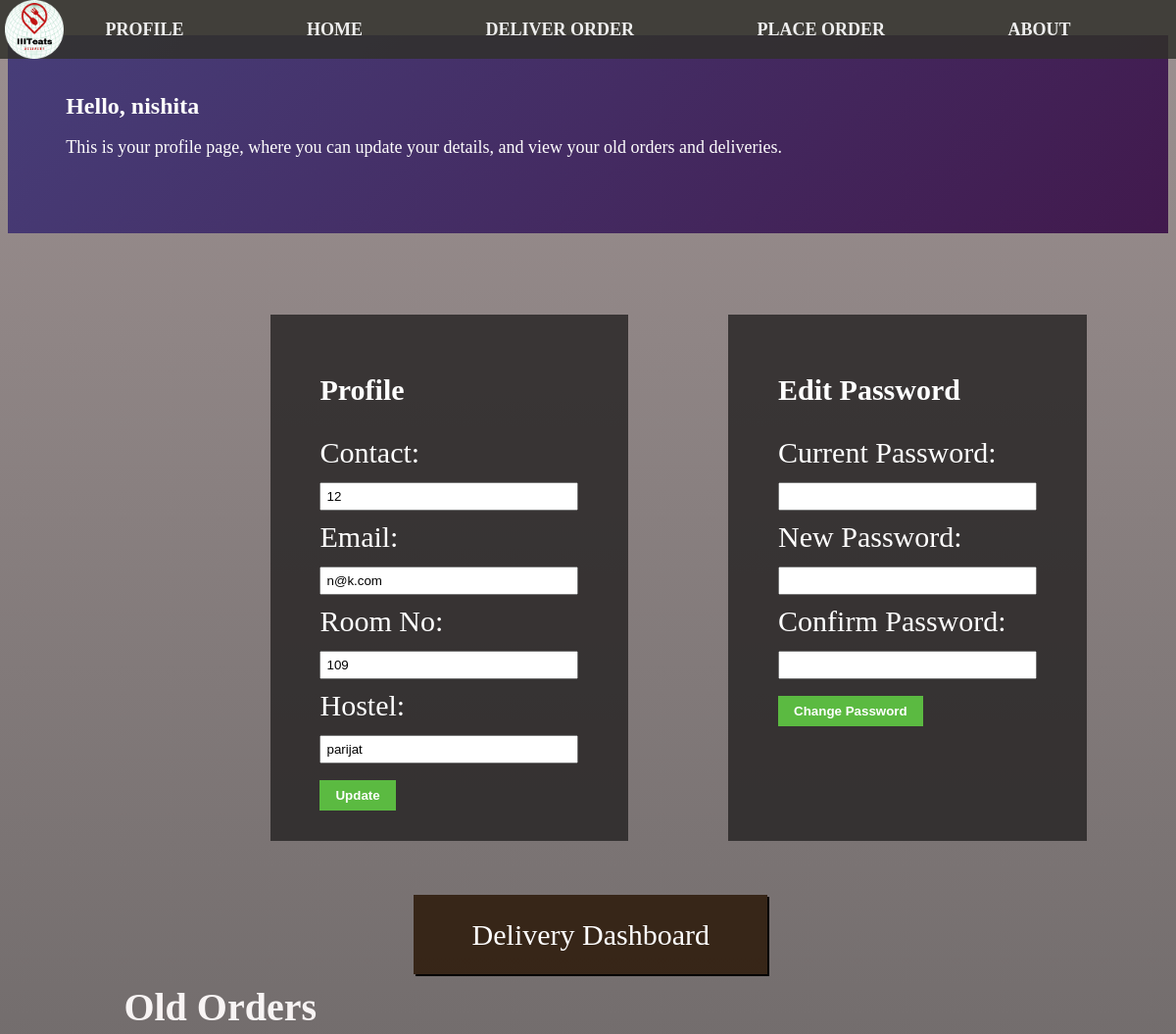
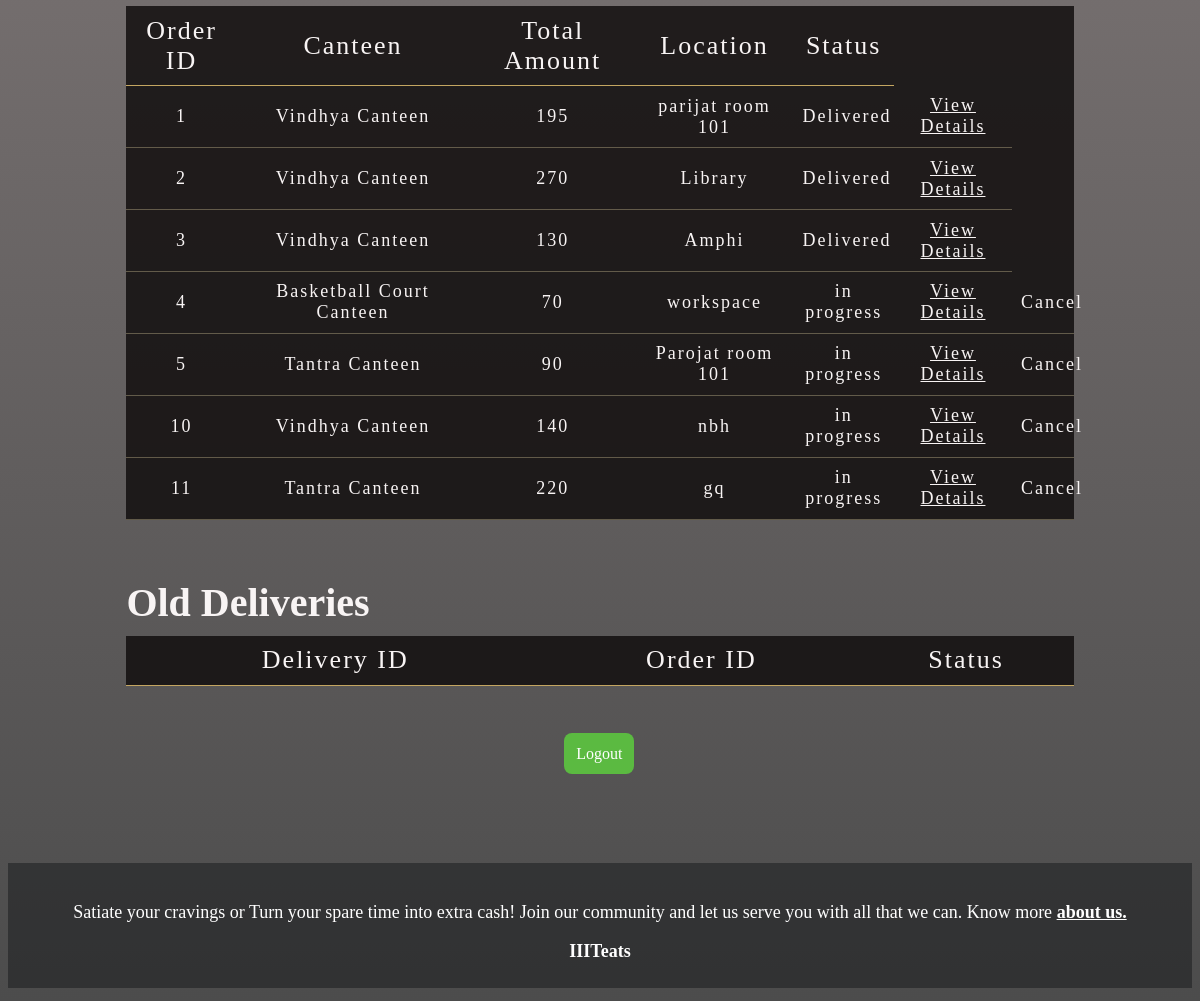
Screenshot of /profile (signed in) with the database file from the repository (2 pictures, top to bottom).
### tables this page shows
CREATE TABLE UserDetails (
  id INTEGER PRIMARY KEY,
  contact TEXT,
  email TEXT, room_no TEXT, hostel TEXT, name TEXT, password text,
  FOREIGN KEY (id) REFERENCES Users(id)
);

CREATE TABLE orders (
  order_id INTEGER PRIMARY KEY,
  user_id INTEGER NOT NULL,
  order_total INTEGER NOT NULL,
  delivery_status TEXT NOT NULL,
  canteen_id INTEGER NOT NULL, location text,
  FOREIGN KEY (user_id) REFERENCES Users(user_id),
  FOREIGN KEY (canteen_id) REFERENCES Canteens(canteen_id)
);

CREATE TABLE Canteens (
    canteen_id INTEGER PRIMARY KEY,
    name TEXT NOT NULL,
    contact TEXT,
    opening_time INTEGER,
    closing_time INTEGER
);

### app.py (the view, shortened to what this page needs)
@app.route('/profile')
def profile():
    user_id = session['user_id']
    conn = sqlite3.connect('iiiteats.db')
    cursor = conn.cursor()
    cursor.execute("SELECT * FROM UserDetails WHERE id = ?", (user_id,))
    user = cursor.fetchone()
    user = {
        'id': user[0],
        'contact': user[1],
        'email': user[2],
        'room_no': user[3],
        'hostel': user[4],
        'name': user[5],
        'password': user[6]
    }
    cursor.execute("""
    SELECT orders.order_id, orders.user_id, orders.order_total, orders.delivery_status, canteens.name, orders.location
    FROM orders
    JOIN canteens ON orders.canteen_id = canteens.canteen_id
    WHERE orders.user_id = ?""", (user_id,))
    orders = cursor.fetchall()
    old_orders = []
    old_deliveries = []
    for order in orders:
        old_orders.append({
            'order_id': order[0],
            'user_id': order[1],
            'order_total': order[2],
            'delivery_status': order[3],
            'canteen_name': order[4],
            'location': order[5]
        })
    cursor.execute("SELECT * FROM Deliveries WHERE user_id = ?", (user_id,))
    deliveries = cursor.fetchall()
    conn.commit()
    conn.close()
    return render_template('profile.html', user=user, old_orders=old_orders, old_deliveries=old_deliveries)

### templates/profile.html (shortened to what this page needs)
<!DOCTYPE html>
<html>
  <head>
    <link rel="stylesheet" type="text/css" href="../static/profile.css" />
    <link rel="stylesheet" type="text/css" href="../static/navbar.css" />
    <link rel="stylesheet" href="../static/footer.css" />
  </head>
  <body>
    <nav class="navbar">
      <img src="../static/hackathon_logo.png" alt="logo" />
      <a href="/profile">PROFILE</a>
      <a href="/main">HOME</a>
      <a href="/take_orders">DELIVER ORDER</a>
      <a href="/canteens">PLACE ORDER</a>
      <a href="/about">ABOUT</a>
    </nav>
    <h1>
      Hello, {{ user.name }}
      <p>
        This is your profile page, where you can update your details, and view
        your old orders and deliveries.
      </p>
    </h1>
    <div class="forms-container">
      <form action="/update-user-details" method="POST">
        <p>Profile</p>
        <label for="contact">Contact:</label>
        <input
          type="text"
          id="contact"
          name="contact"
          value="{{ user.contact }}"
        /><br />
        <label for="email">Email:</label>
        <input
          type="text"
          id="email"
          name="email"
          value="{{ user.email }}"
        /><br />
        <label for="room_no">Room No:</label>
        <input
          type="text"
          id="room_no"
          name="room_no"
          value="{{ user.room_no }}"
        /><br />
        <label for="hostel">Hostel:</label>
        <input
          type="text"
          id="hostel"
          name="hostel"
          value="{{ user.hostel }}"
        /><br />
        <button type="submit">Update</button>
      </form>
      <form action="/change-password" method="POST">
        <p>Edit Password</p>
        <label for="current_password">Current Password:</label>
        <input
          type="password"
          id="current_password"
          name="current_password"
        /><br />
        <label for="new_password">New Password:</label>
        <input type="password" id="new_password" name="new_password" /><br />
        <label for="confirm_password">Confirm Password:</label>
        <input
          type="password"
          id="confirm_password"
          name="confirm_password"
        /><br />
        <button type="submit">Change Password</button>
      </form>
    </div>
    <a class="dd" href="/delivery-dashboard">Delivery Dashboard</a>
    <h2>Old Orders</h2>
    <table>
      <tr>
        <th>Order ID</th>
        <th>Canteen</th>
        <th>Total Amount</th>
        <th>Location</th>
        <th>Status</th>
      </tr>
      {% for order in old_orders %}
      <tr>
        <td>{{ order.order_id }}</td>
        <td>{{ order.canteen_name }}</td>
        <td>{{ order.order_total }}</td>
        <td>{{ order.location }}</td>
        <td>{{ order.delivery_status }}</td>
        <td style="text-decoration: underline;"><a href="/order_items/{{ order.order_id }}">View Details</a></td>
        {% if order.delivery_status!="Delivered" %}
        <td><a href="/cancel/{{ order.order_id }}">Cancel<a></td>
        {% endif %}
      </tr>
      {% endfor %}
    </table>
    <h2>Old Deliveries</h2>
    <table>
      <tr>
        <th>Delivery ID</th>
        <th>Order ID</th>
        <th>Status</th>
      </tr>
    </table>
    <a class="logout" href="/logout">Logout</a>
    <footer>
      <br>
      <p>Satiate your cravings or Turn your spare time into extra cash! Join our community and let us serve you with all that we can. Know more <u> <b> <a
                      href="/about">about us.</a> </u> </b> </p>
      <p><b>IIITeats</b></p>
      <br>
  </footer>
  </body>
</html>

### static/profile.css (style rules this page uses)
h1 { color: #fdfcfc; font-size: 24px; margin-bottom: 7%; padding: 5%; margin-top: 3%; background: linear-gradient(-45deg, #3d3d3c, #c0a342, #3f0d3e, #473e79); background-size: 400% 400%; animation: gradient 10s ease infinite; }
body { background-image: linear-gradient( to bottom, rgba(59, 35, 35, 0.5), rgba(0, 0, 0, 0.7) ), url("https://cutewallpaper.org/21/fast-food-wallpaper/Wallpaper-tomato-hamburger-Patty-sandwich-fast-food-bun-.jpg"); background-repeat: no-repeat; background-size: cover; background-attachment: fixed; }
h1 p { font-weight: normal; font-size: 18px; }
h2 { color: #f8f4f4; font-size: 40px; margin-bottom: 10px; margin-left: 10%; }
form p { font-weight: bold; }
form { padding: 3% 5%; font-size: 30px; color: white; margin-left: 10%; background-color: #242121cb; }
form[action="/update-user-details"] { margin-bottom: 20px; }
form[action="/update-user-details"] label { display: block; margin-bottom: 5px; }
form[action="/update-user-details"] input[type="text"] { width: 250px; padding: 5px; margin-bottom: 10px; }
form[action="/update-user-details"] button[type="submit"] { padding: 8px 16px; background-color: rgb(91, 186, 65); color: #fff; font-weight: bold; border: none; cursor: pointer; }
form[action="/change-password"] { margin-bottom: 20px; }
form[action="/change-password"] label { display: block; margin-bottom: 5px; }
form[action="/change-password"] input[type="password"] { width: 250px; padding: 5px; margin-bottom: 10px; }
form[action="/change-password"] button[type="submit"] { padding: 8px 16px; background-color: rgb(91, 186, 65); font-weight: bold; color: #fff; border: none; cursor: pointer; }
table { margin-left: 10%; background-color: #141111de; width: 80%; border-collapse: collapse; margin-bottom: 5%; }
th { text-align: center; padding: 1%; font-weight: normal; font-size: 26px; color: #f8f4f4; border-bottom: 1px solid rgb(196, 166, 97); letter-spacing: 2px; }
td { padding: 1%; font-size: 18px; color: #f8f4f4; text-align: center; border-bottom: 1px solid rgba(247, 231, 178, 0.311); letter-spacing: 2px; }
.forms-container { display: flex; margin-left: 14%; margin-bottom: 5%; }
footer { margin-top: 100px; text-align: center; bottom: 0%; font-size: 16.5px; width: 100%; height: 125px; background-color: #1f202293; color: white; }
.dd { color: white; font-size: 30px; background-color: #271300c9; box-shadow: 2px 2px black; padding: 2% 5%; margin-left: 35%; }
.logout { background-color: rgb(91, 186, 65); padding: 1%; color: white; margin-left: 47%; border-radius: 8px; }

### static/navbar.css (style rules this page uses)
.navbar { background-color: rgba(49, 49, 43, 0.849); position: fixed; z-index: 100; top: 0; left: 0; height: 60px; width: 100%; display: flex; justify-content: space-evenly; align-items: center; }
.navbar a { float: left; display: block; color: #eeeeee; text-align: center; padding: 15px 18px; font-size: 18px; font-weight: bold; }
a, a:hover, a:focus, a:active { text-decoration: none; color: inherit; }
.navbar img { width: 60px; height: 60px; position: absolute; top: 0px; left: 5px; }

### static/footer.css (style rules this page uses)
footer { margin-top: 100px; text-align: center; bottom: 0; font-size: 18px; width: 100%; height: 125px; background-color: #1f202293; color: white; }

### rows the page displays
UserDetails: name "nishita", contact "12", email "n@k.com", room_no "109", hostel "parijat"
orders: order_id "1", canteen_name "Vindhya Canteen", order_total "195", location "parijat room 101", delivery_status "Delivered"
orders: order_id "2", canteen_name "Vindhya Canteen", order_total "270", location "Library", delivery_status "Delivered"
orders: order_id "3", canteen_name "Vindhya Canteen", order_total "130", location "Amphi", delivery_status "Delivered"
orders: order_id "4", canteen_name "Basketball Court Canteen", order_total "70", location "workspace", delivery_status "in progress"
orders: order_id "5", canteen_name "Tantra Canteen", order_total "90", location "Parojat room 101", delivery_status "in progress"
orders: order_id "10", canteen_name "Vindhya Canteen", order_total "140", location "nbh", delivery_status "in progress"
orders: order_id "11", canteen_name "Tantra Canteen", order_total "220", location "gq", delivery_status "in progress"
